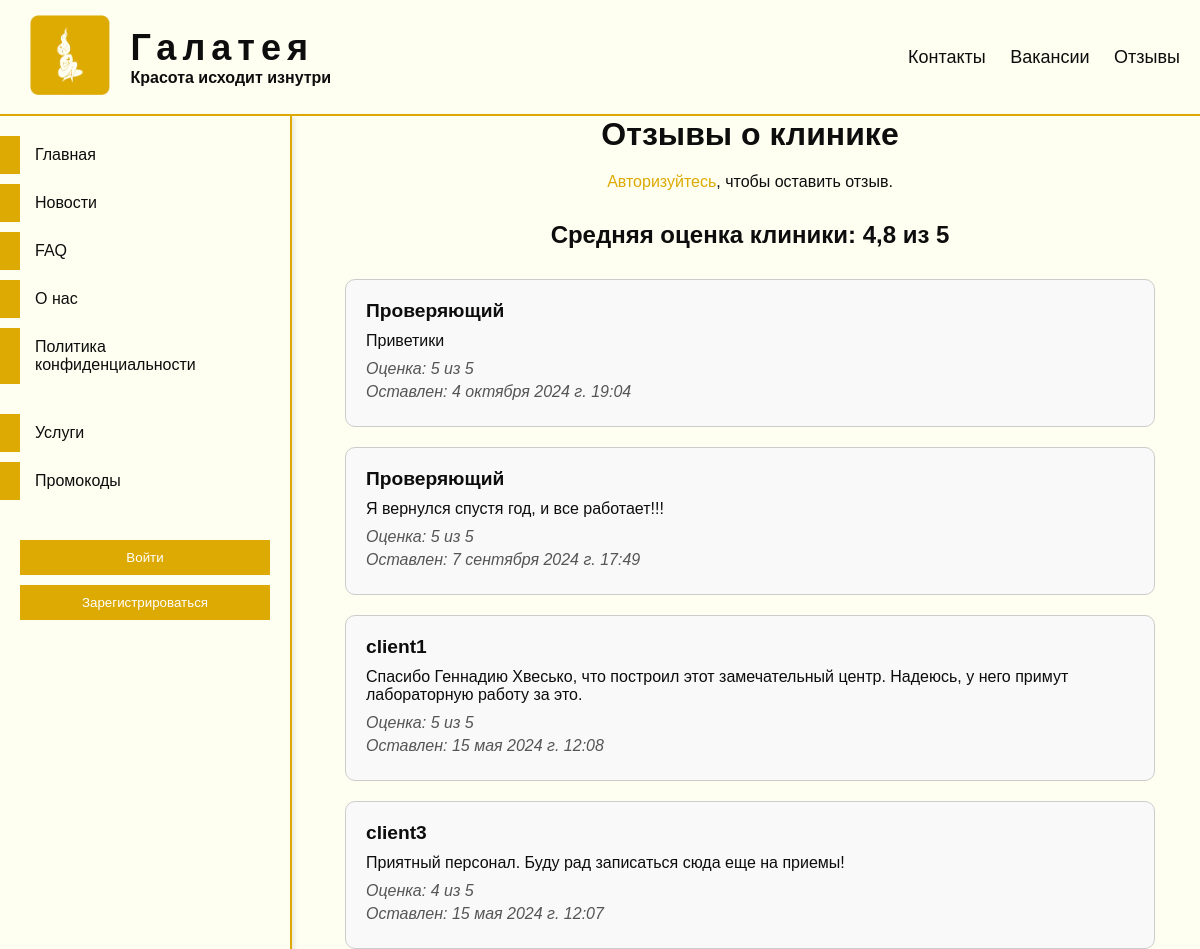
Before: /clinic/reviews with the older database file.
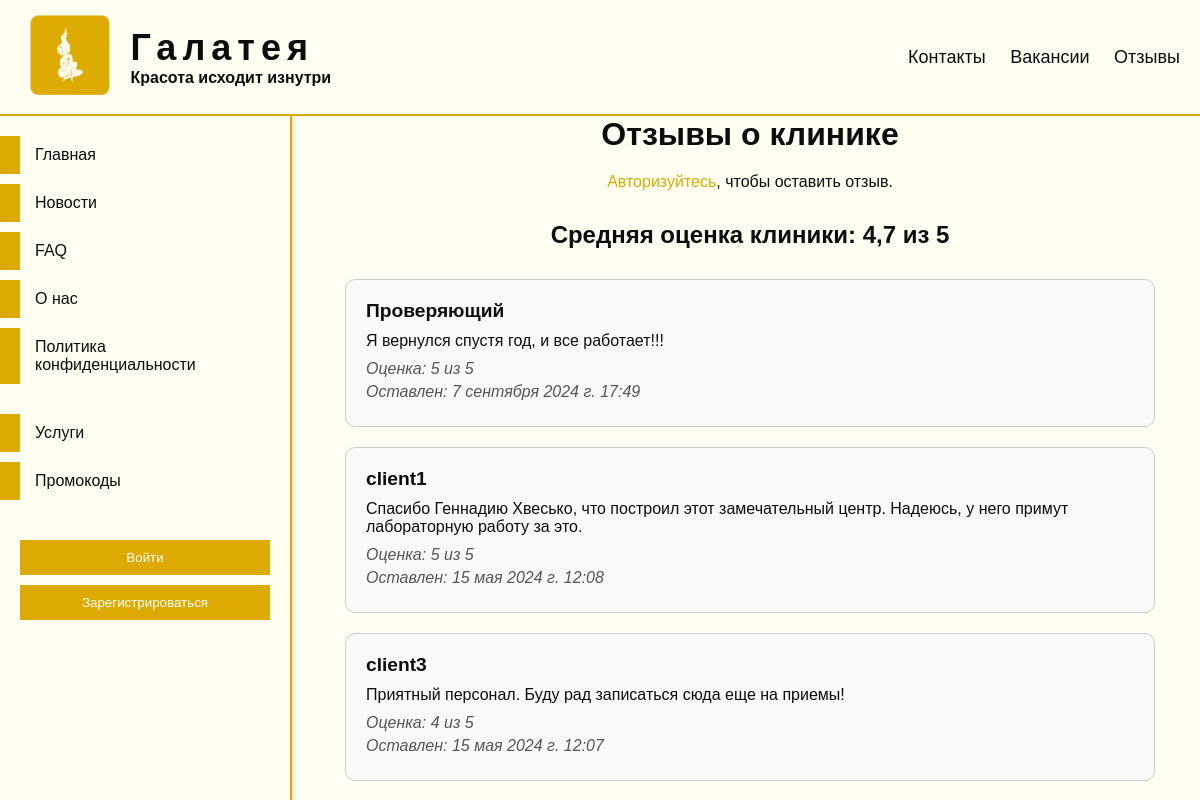
After: the same page with the newer database file.
### clinic/models.py (models this page shows, shortened)
class Reviews(models.Model):
    user = models.ForeignKey(User, on_delete=models.CASCADE)
    text = models.TextField('Текст отзыва')
    rating = models.PositiveSmallIntegerField('Оценка', choices=[(i, str(i)) for i in range(1, 6)])
    created_at = models.DateTimeField('Дата и время отзыва', auto_now_add=True)
    class Meta:
        verbose_name = 'Отзыв'
        verbose_name_plural = 'Отзывы'

### clinic/views.py (the view)
# urls.py: path('reviews', views.reviews_view, name='reviews'),
def reviews_view(request):
    reviews = Reviews.objects.order_by('-id')
    average_rating = reviews.aggregate(Avg('rating'))['rating__avg']
    if average_rating is not None:
        average_rating = round(average_rating, 1)
    else:
        average_rating = '-'
    return render(request, 'clinic/reviews.html', {'reviews': reviews, 'average_rating': average_rating})

### clinic/templates/clinic/reviews.html (shortened to what this page needs)
{% extends 'main/layout.html' %}
{% load static %}
{% block custom_css %}
<link type="text/css" href="{% static 'clinic/css/reviews.css' %}" rel="stylesheet"/>
{% endblock %}
{% block content %}
    <div id="reviews-page">
        <h1 class="page-title">Отзывы о клинике</h1>
        <div class="leave-review-section">
            {% if user.is_authenticated %}
                {% if user.client %}
                    <form action="{% url 'add_review' %}" method="get" class="leave-review-form">
                        <button type="submit" class="btn leave-review-btn">Оставить отзыв</button>
                    </form>
                {% else %}
                    <p class="info-text">Отзывы могут оставлять только клиенты косметологического центра.</p>
                {% endif %}
            {% else %}
                <p class="info-text"><a href="{% url 'to_login' %}" class="login-link">Авторизуйтесь</a>, чтобы оставить отзыв.</p>
            {% endif %}
        </div>
        <h2 class="average-rating">Средняя оценка клиники: {{ average_rating }} из 5</h2>
        <div class="reviews-list">
            {% for review in reviews %}
                <div class="review-card" id="review-{{ review.id }}">
                    <h3 class="review-author">{{ review.user.username }}</h3>
                    <p class="review-text">{{ review.text }}</p>
                    <p class="review-rating">Оценка: {{ review.rating }} из 5</p>
                    <p class="review-date">Оставлен: {{ review.created_at }}</p>
                </div>
            {% endfor %}
        </div>
    </div>
{% endblock %}

Changed rows visible on the page:
removed Reviews: user.username "Проверяющий", text "Приветики", rating "5", created_at "4 октября 2024 г. 19:04"
Other visible differences:
{{ average_rating }}: "4,8" → "4,7"
